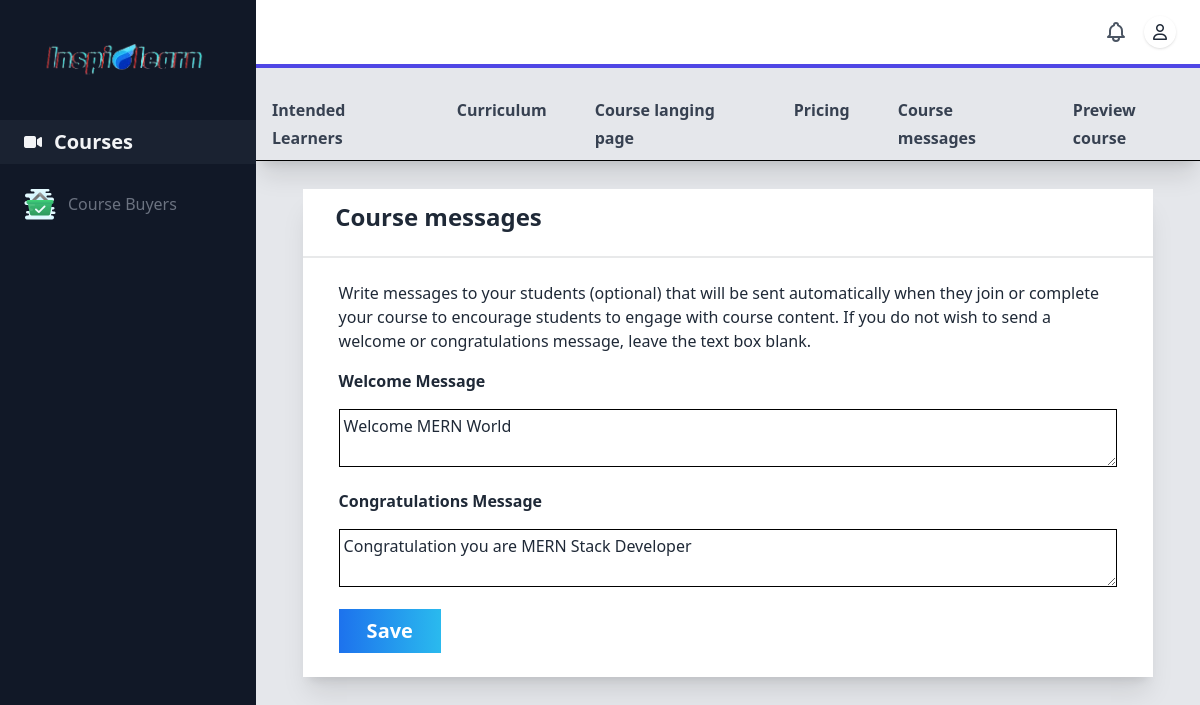
The app's page /instructor/course/create/Nw/messages/ (signed in) with its own data.
### instructor/models.py (models this page shows)
class welcomeCongratMessages(models.Model):
    course = models.OneToOneField(courseCreateFirstStep, on_delete= models.CASCADE)
    welcomeMsg = models.CharField(max_length=1000)
    congratMsg = models.CharField(max_length=1000)

### instructor/views.py (the view, shortened to what this page needs)
# urls.py: path('course/create/<uid>/messages/', courseMessagesView, name='messages'),
def courseMessagesView(request, uid):
    if request.user.is_authenticated:
        try:
            instructor = instructorRegister.objects.get(user = request.user)
            allCourse = (courseCreateFirstStep.objects.filter(instructor = instructor))
            lst = [i.id for i in allCourse]
            if int(smart_str(urlsafe_base64_decode(uid))) in lst:
                course = courseCreateFirstStep.objects.get(uid = uid)
                try:
                    item = welcomeCongratMessages.objects.get(course= course)
                except welcomeCongratMessages.DoesNotExist:
                    item = None
            else:
                return redirect('home')
        except instructorRegister.DoesNotExist:
            return redirect('home')
    else:
        return redirect('home')
    return render(request, 'main/create_course_data/messages.html', {"uid": uid, 'item': item, 'course':course})

### instructor/templates/main/create_course_data/messages.html (shortened to what this page needs)
{% extends 'main/descrive_course.html' %}
{% block course_data %}
<div class="w-[90%] mx-auto shadow-xl  bg-white pb-6">
    <div >
        <h1 class="pt-3 px-8 text-2xl font-bold">Course messages </h1>
        <div class="divider divider-gray-400 w-full"></div>
        <form action="" method="post">
        <div class="w-11/12 mx-auto space-y-4">
            <p>
                Write messages to your students (optional) that will be sent automatically when they join or complete
                your course to encourage students to engage with course content. If you do not wish to send a welcome or
                congratulations message, leave the text box blank.
            </p>
            <label for="" class="font-bold block ">Welcome Message </label>
            <textarea name="welcome_msg" class="border p-1 border-black w-full"
                id="">{{item.welcomeMsg|default_if_none:''}}</textarea>
            <label for="" class="font-bold block ">Congratulations Message</label>
            <textarea name="congrat_msg" class="border p-1 border-black w-full"
                id="">{{item.congratMsg|default_if_none:''}}</textarea>
        <button class="py-2 px-7 mb-3 bg-gradient-to-r from-[#1D72ED]  to-[#2ABAEE] text-white font-semibold text-xl" type="submit">Save</button>
        </div>
    </form>
    </div>
</div>
{% endblock course_data %}

### records on screen
welcomeCongratMessages: welcome_msg "Welcome MERN World", congrat_msg "Congratulation you are MERN Stack Developer"
